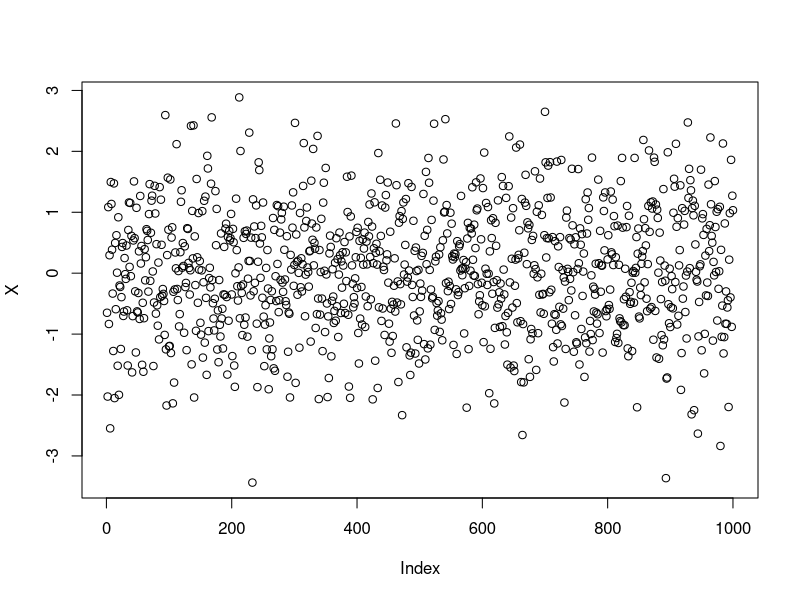
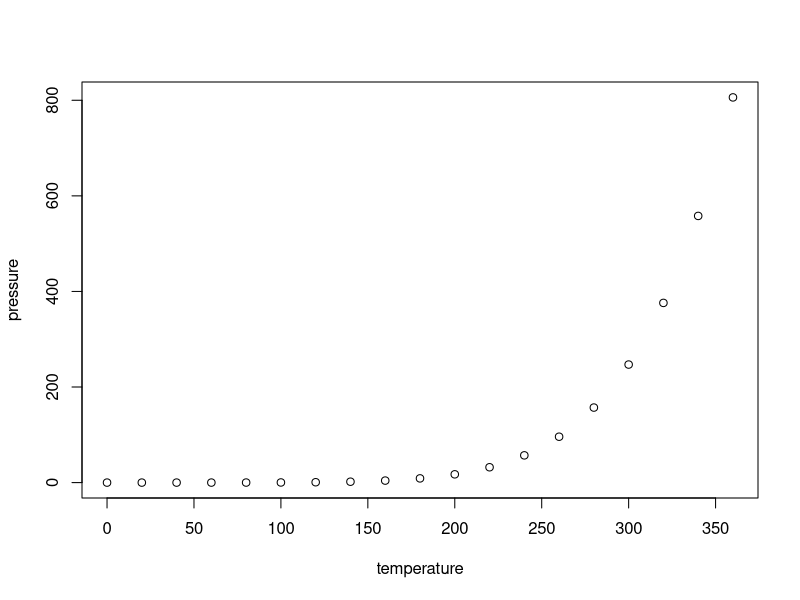

Write R code to recreate these figures, in order.
## ---- chunk 1
knitr::opts_chunk$set(echo = TRUE)
## ---- chunk 2
summary(cars)
## ---- chunk 3
n = 1000
X = rnorm(n)
head(X)
mean(X)
var(X)
median(X)
mean(X^4)

plot(X)

## ---- chunk 4
plot(pressure)
